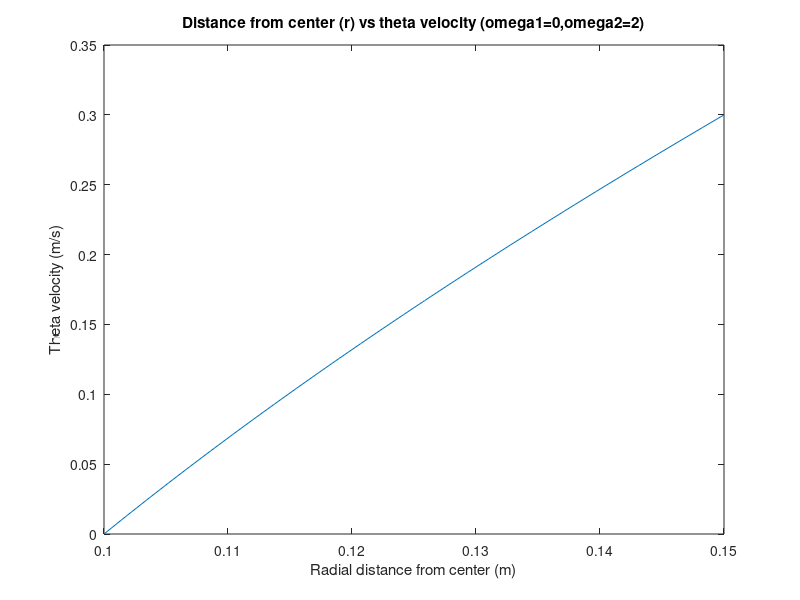
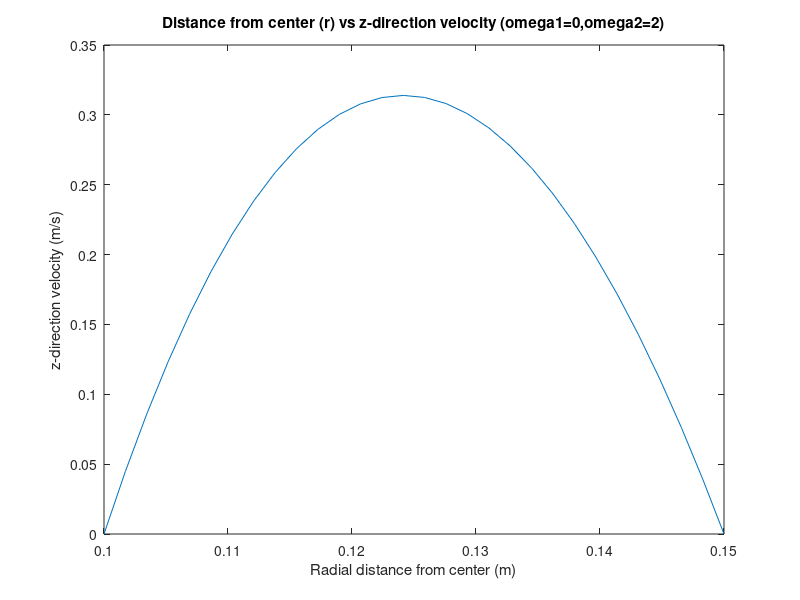
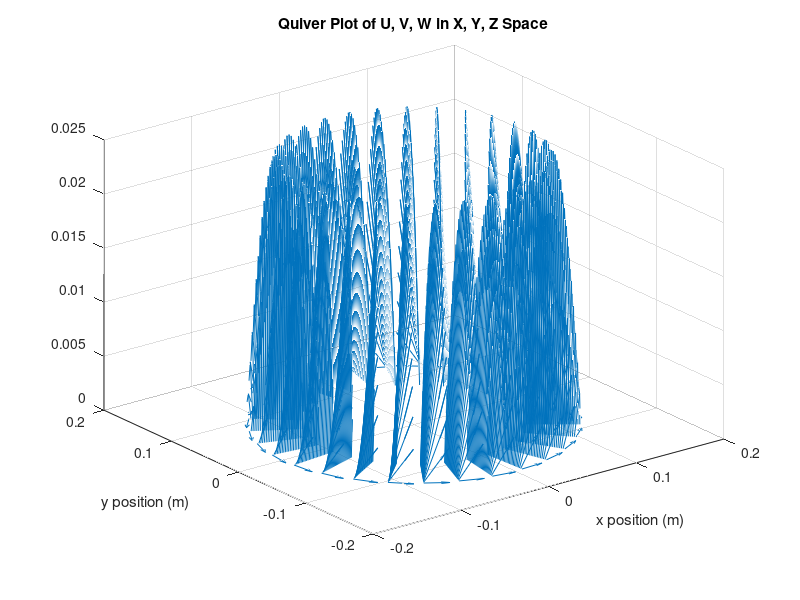
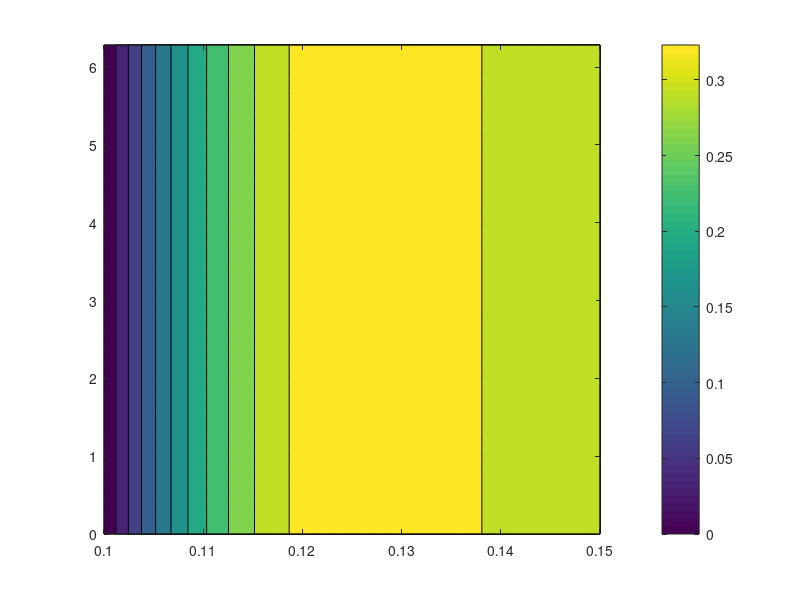

Write MATLAB code to recreate these figures, in order. (Note: this script raises an error after producing the figures.)
clear
clc

tic
R1 = 0.1; %m
R2 = 0.15; %m
omega1 = 0; %rad/s
omega2 = 2; %rad/s
mu = 0.1; %N*s/m^2
theta = linspace(0,2*pi,30);
r = linspace(R1,R2,30);


C2 = (omega1-omega2)/(-1*(1/R2^2)+1/R1^2);
C1 = 2*omega2 - ((2*C2)/(R2^2));

C3 = (((100/(4*mu))*(R2^2-R1^2))/(log(R2)-log(R1)));
C4 = ((100*R1^2)/(4*mu))-log(R1)*C3;

[R, THETA] = meshgrid(r,theta);

u_theta = C1*(r./2)+(C2./r);

U_THETA = meshgrid(u_theta);

u_z = ((-100*r.^2)/(4*mu))+log(r)*C3+C4;

W = meshgrid(u_z);

[R, THETA] = meshgrid(r,theta);

X = R.*cos(THETA);
Y = R.*sin(THETA);
Z = zeros(30,30);

U = -1.*U_THETA.*sin(THETA);
V = U_THETA.*cos(THETA);

figure
plot(r,u_theta)
xlabel('Radial distance from center (m)')
ylabel('Theta velocity (m/s)')
title('Distance from center (r) vs theta velocity (omega1=0,omega2=2)')

figure
plot(r,u_z)
xlabel('Radial distance from center (m)')
ylabel('z-direction velocity (m/s)')
title('Distance from center (r) vs z-direction velocity (omega1=0,omega2=2)')

figure
quiver3(X,Y,Z,U,V,W,2);
xlabel('x position (m)')
ylabel('y position (m)')
title('Quiver Plot of U, V, W in X, Y, Z Space')

velo_mag = sqrt(U.^2+V.^2+W.^2);

figure
contourf(R,THETA,velo_mag);
c = colorbar;
c.Label.String = 'Velocity (m/s)';
xlabel('Distance from center (meters)')
ylabel('Theta(rads)')
title('Contour of Velocity Magnitude in R-Theta Space')

figure
contourf(X,Y,velo_mag);
c = colorbar;
c.Label.String = 'Velocity Magnitude (m/s)';
xlabel('x posittion (meters)')
ylabel('y position (meters)')


figure
quiver(X,Y,U,V)
xlabel('X')
ylabel('Y')
toc









